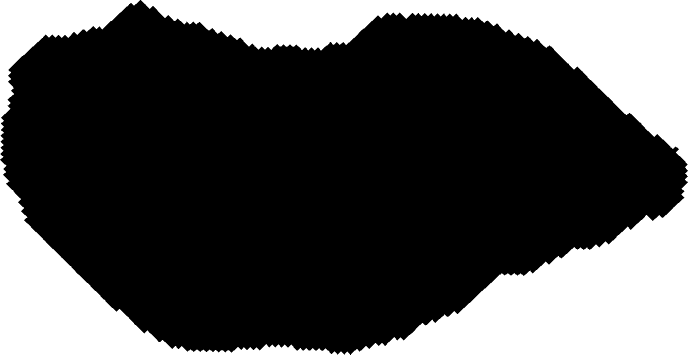
#> input picture 2024-1/processed_[1]_re.png, 1376 x 709 px (shown at 1/2 size)
$ jupyter execute '240418 업데이트.ipynb'   (shell and % lines are left out)
#> lines starting #> are read from the running program, lines starting #| are printed output that depends on the picture; after the words box and inside, x2 and y2 are one past the last pixel; in counts of white or black regions, pixels touching at a corner belong together
[cell 1]

import cv2
import numpy as np
import matplotlib.pyplot as plt
from numpy.fft import fft, ifft

[cell 2]
def get_contour(image_path):

    image = cv2.imread(image_path, cv2.IMREAD_GRAYSCALE)
    _, binary_image = cv2.threshold(image, 127, 255, cv2.THRESH_BINARY_INV)

    # 외곽선 찾기
    contours, _ = cv2.findContours(binary_image, cv2.RETR_EXTERNAL, cv2.CHAIN_APPROX_NONE)

    # 가장 큰 외곽선 선택
    contour = max(contours, key=cv2.contourArea)

    return contour

# Function to uniformly sample points from the contour
def sample_points(contour, num_points):
    # Calculate the cumulative sum of distances between consecutive points
    distances = np.sqrt((np.diff(contour[:, 0, 0])**2) + (np.diff(contour[:, 0, 1])**2))
    cumulative_distances = np.cumsum(distances)
    cumulative_distances = np.insert(cumulative_distances, 0, 0)

    # Interpolate points along the contour
    uniform_distances = np.linspace(0, cumulative_distances[-1], num_points)
    interp_x = np.interp(uniform_distances, cumulative_distances, contour[:, 0, 0])
    interp_y = np.interp(uniform_distances, cumulative_distances, contour[:, 0, 1])
    return interp_x + 1j * interp_y

# Function to compute Fourier descriptors and reconstruct the contour
def compute_descriptors_and_reconstruct(sampled_contour, num_coefficients):
    # Compute Fourier descriptors
    descriptors = fft(sampled_contour)

    # Zero out all but the first num_coefficients/2 and last num_coefficients/2 coefficients
    descriptors[num_coefficients//2:-(num_coefficients//2)] = 0

    # Reconstruct the contour
    reconstructed_contour = ifft(descriptors)
    return reconstructed_contour

# Function to process the image, sample points, compute descriptors and plot
def process_image(image_path, num_sampled_points, num_fourier_coefficients):
    # Get the contour from the image
    contour = get_contour(image_path)
#> in get_contour, `image = cv2.imread(image_path, cv2.IMREAD_GRAYSCALE)`: image: shape (709, 1376); 29.6% white; 8 white regions, largest, box (x1, y1, x2, y2) and area: (282, 0, 1376, 341) 106154, (702, 365, 1376, 709) 103081, (0, 320, 675, 709) 57949
#> in get_contour, `_, binary_image = cv2.threshold(image, 127, 255, cv2.THRESH_BINARY_INV)`: binary_image: shape (709, 1376); 70.4% white; 8 black regions
#> in get_contour, `contours, _ = cv2.findContours(binary_image, cv2.RETR_EXTERNAL, cv2.CH..`: contours = 1 contour; box (x1, y1, x2, y2) and area: (0, 0, 1376, 709) 684946
#> in get_contour, `contour = max(contours, key=cv2.contourArea)`: contour = contour of 3163 points, box (x1, y1, x2, y2) (0, 0, 1376, 709), area 684946
    # Sample points from the contour
    sampled_points = sample_points(contour, num_sampled_points)
#> in sample_points, `distances = np.sqrt((np.diff(contour[:, 0, 0])**2) + (np.diff(contour[..`: distances = 3162 values, max 1.41 at index 0, min 1 at index 8, mean 1.36
#> in sample_points, `cumulative_distances = np.cumsum(distances)`: cumulative_distances = 3162 values from 1.41 to 4305.6
#> in sample_points, `cumulative_distances = np.insert(cumulative_distances, 0, 0)`: cumulative_distances = 3163 values from 0 to 4305.6
#> in sample_points, `interp_x = np.interp(uniform_distances, cumulative_distances, contour[..`: interp_x = 1024 values, max 1373.9 at index 649, min 0.938 at index 150, mean 649
#> in sample_points, `interp_y = np.interp(uniform_distances, cumulative_distances, contour[..`: interp_y = 1024 values, max 708 at index 409, min 0 at index 0, mean 335.8
    # Compute Fourier descriptors and reconstruct the contour
    reconstructed = compute_descriptors_and_reconstruct(sampled_points, num_fourier_coefficients)

    # Plot the original and reconstructed contours
    plt.figure(figsize=(8, 8))
    plt.plot(sampled_points.real, sampled_points.imag, 'r-', label='Original Contour')
    plt.plot(reconstructed.real, reconstructed.imag, 'b--', label='Reconstructed Contour')
    plt.title(f"Reconstructed with {num_sampled_points} points and {num_fourier_coefficients} Fourier coefficients")
    plt.axis('equal')
    plt.legend()
    plt.savefig(f'Reconstructed with {num_sampled_points} points and {num_fourier_coefficients} Fourier coefficients.png', dpi=200)
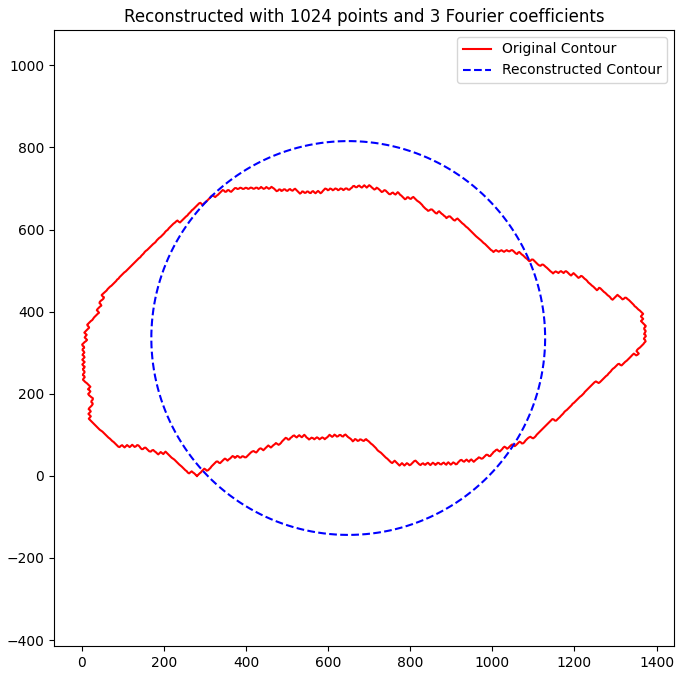
#> figure drawn by matplotlib, 1 panel
    plt.show()
